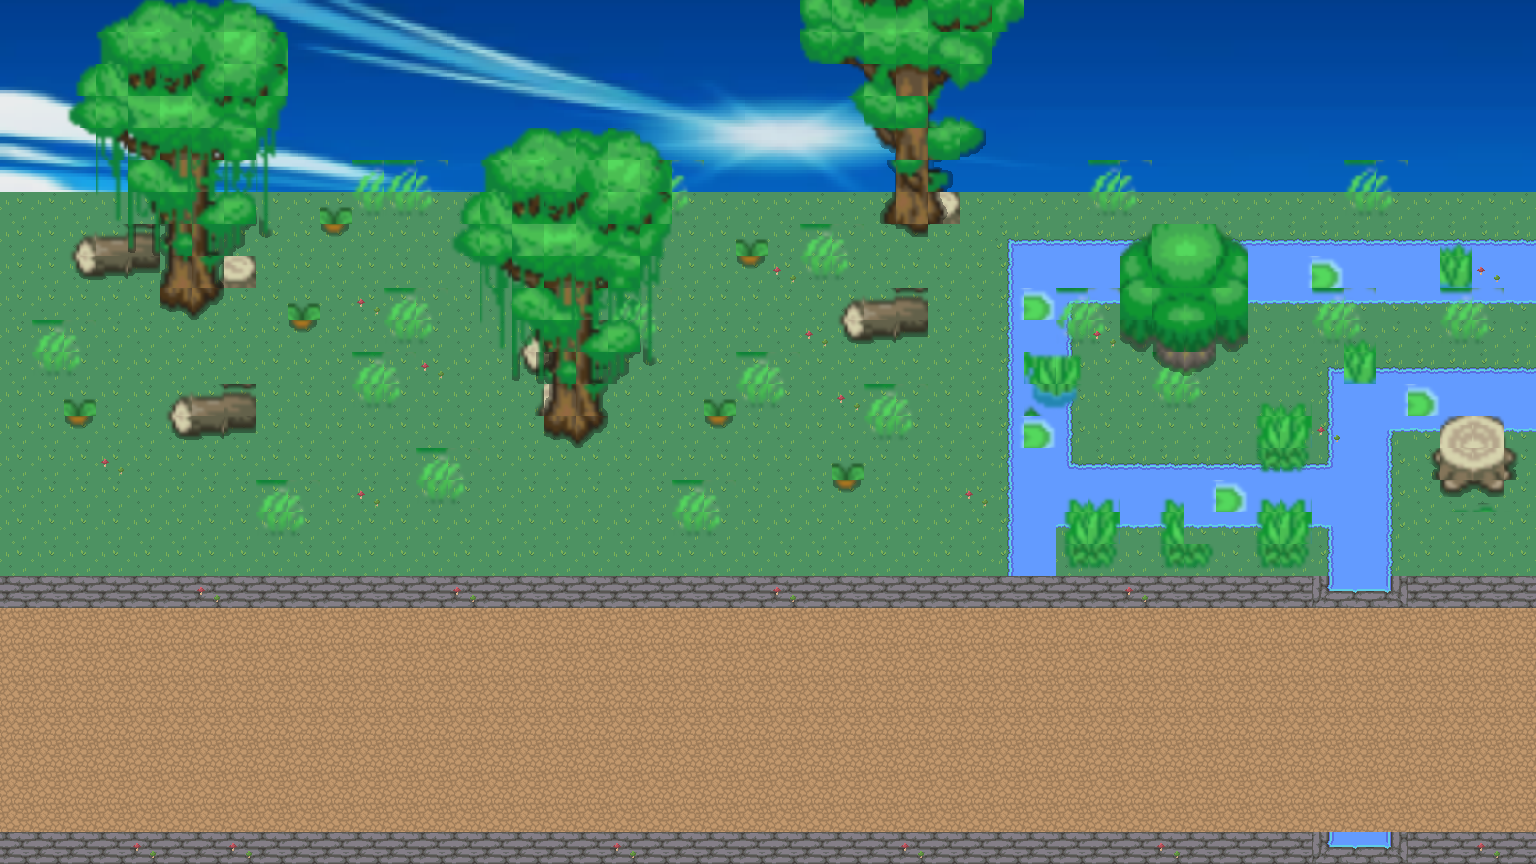

Rendered tile map (Tiled .tmx) drawn with the repository's tilesets; below, a short description and the map source with its tile grids summarised:
An orthogonal 48x27 tile map with 32x32 px tiles, 5 tile layers (ciel, chemin, chemin d'eau, tronc, ...), 3 tilesets.

<map version="1.8" tiledversion="1.10.2" orientation="orthogonal" renderorder="right-down" width="48" height="27" tilewidth="32" tileheight="32" infinite="0" nextlayerid="8" nextobjectid="45">
 <tileset firstgid="1" source="carte_Dofus_2D.tsx" />
 <tileset firstgid="181" source="ciel_1.tsx" />
 <tileset firstgid="1576" source="petit_arbre.tsx" />
 <layer id="3" name="ciel" width="48" height="27">
  <data>[1296 cells, 288 non-empty, 288 distinct tile ids]</data>
 </layer>
 <layer id="1" name="chemin" width="48" height="27">
  <data>[1296 cells, 1008 non-empty, 10 distinct tile ids]</data>
 </layer>
 <layer id="2" name="chemin d'eau" width="48" height="27">
  <data>[1296 cells, 125 non-empty, 10 distinct tile ids]</data>
 </layer>
 <layer id="5" name="tronc" width="48" height="27">
  <data>[1296 cells, 119 non-empty, 14 distinct tile ids]</data>
 </layer>
 <layer id="4" name="verdure" width="48" height="27">
  <data>[1296 cells, 332 non-empty, 196 distinct tile ids]</data>
 </layer>
</map>
